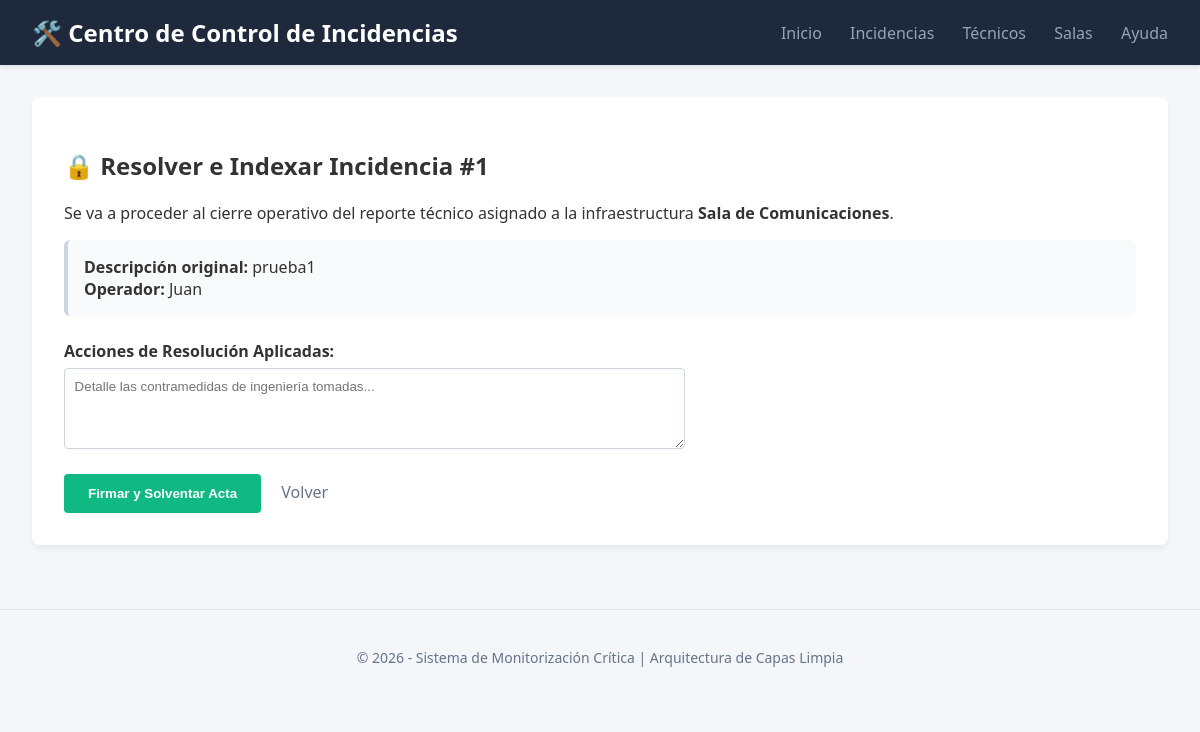
Screenshot of /incidencias/1/resolver with the database file from the repository.
### tables this page shows
CREATE TABLE salas (
                id INTEGER PRIMARY KEY, 
                nombre TEXT NOT NULL, 
                ubicacion TEXT
            );

CREATE TABLE incidencias (
                id INTEGER PRIMARY KEY,
                tecnico_id INTEGER NOT NULL,
                sala_id INTEGER NOT NULL,
                descripcion TEXT NOT NULL,
                estado TEXT NOT NULL,
                resolucion TEXT,
                fecha_apertura TEXT NOT NULL,
                fecha_cierre TEXT,
                FOREIGN KEY(tecnico_id) REFERENCES tecnicos(id),
                FOREIGN KEY(sala_id) REFERENCES salas(id)
            );

CREATE TABLE tecnicos (
                id INTEGER PRIMARY KEY, 
                nombre TEXT NOT NULL, 
                turno TEXT NOT NULL
            );

### presentation/app.py (the view, shortened to what this page needs)
@app.route("/incidencias/<int:id_inc>/resolver", methods=['GET', 'POST'])
def resolver_incidencia_web(id_inc):
    try:
        inc = servicios.buscar_incidencia(id_inc)
    except ValueError as e:
        return render_template("error.html", codigo=404, titulo="Reporte No Encontrado", descripcion=str(e)), 404
    if request.method == 'GET':
        return render_template("resolver_incidencia.html", inc=inc, valores={})

### application/servicios.py (called while the page is built)
    def buscar_incidencia(self, id_inc: int):
        try:
            return self.repo.buscar_por_id(id_inc)
        except RegistroNoEncontrado:
            raise ValueError("No existe técnico/sala/incidencia con ese ID")

### domain/estructura.py (called while the page is built)
    @property
    def nombre(self):
        return self._nombre

    @property
    def id_inc(self):
        return self._id_inc

    @property
    def tecnico(self):
        return self._tecnico

    @property
    def sala(self):
        return self._sala

    @property
    def descripcion(self):
        return self._descripcion

### infrastructure/repositorio_sqlite.py (called while the page is built)
    def _conectar(self):
        con = sqlite3.connect(self.path_db)
        con.execute("PRAGMA foreign_keys = ON;")
        return con

### presentation/app.py (called while the page is built)
@app.before_request
def registrar_peticion():
    logging.info(f"Petición: {request.method} {request.path} - IP: {request.remote_addr}")

### presentation/templates/resolver_incidencia.html (shortened to what this page needs)
{% extends "base.html" %}
{% block content %}
<h2>🔒 Resolver e Indexar Incidencia #{{ inc.id_inc }}</h2>
<p>Se va a proceder al cierre operativo del reporte técnico asignado a la infraestructura <strong>{{ inc.sala.nombre }}</strong>.</p>
<div style="background: #f8fafc; padding: 1rem; border-radius: 6px; margin-bottom: 1.5rem; border-left: 4px solid #cbd5e1;">
    <strong>Descripción original:</strong> {{ inc.descripcion }} <br>
    <strong>Operador:</strong> {{ inc.tecnico.nombre }}
</div>
<form method="POST" action="{{ url_for('resolver_incidencia_web', id_inc=inc.id_inc) }}" style="max-width: 600px; display: flex; flex-direction: column; gap: 1.2rem;">
    <div>
        <label style="display: block; font-weight: 600; margin-bottom: 0.4rem;">Acciones de Resolución Aplicadas:</label>
        <textarea name="resolucion" rows="4" required placeholder="Detalle las contramedidas de ingeniería tomadas..."
                  style="width: 100%; padding: 0.6rem; border: 1px solid #cbd5e1; border-radius: 4px; font-family: sans-serif;">{{ valores.resolucion or '' }}</textarea>
    </div>
    <div>
        <button type="submit" style="background-color: #10b981; color: white; padding: 0.75rem 1.5rem; border: none; border-radius: 4px; font-weight: bold; cursor: pointer;">
            Firmar y Solventar Acta
        </button>
        <a href="{{ url_for('listar_incidencias') }}" style="margin-left: 1rem; color: #64748b; text-decoration: none;">Volver</a>
    </div>
</form>
{% endblock %}

### presentation/templates/base.html (style rules this page uses)
body { font-family: 'Segoe UI', Tahoma, Geneva, Verdana, sans-serif; margin: 0; padding: 0; background-color: #f4f6f9; color: #333; }

### rows the page displays
salas: sala.nombre "Sala de Comunicaciones"
incidencias: descripcion "prueba1"
tecnicos: tecnico.nombre "Juan"

### other values shown
{{ inc.id_inc }} "1"
